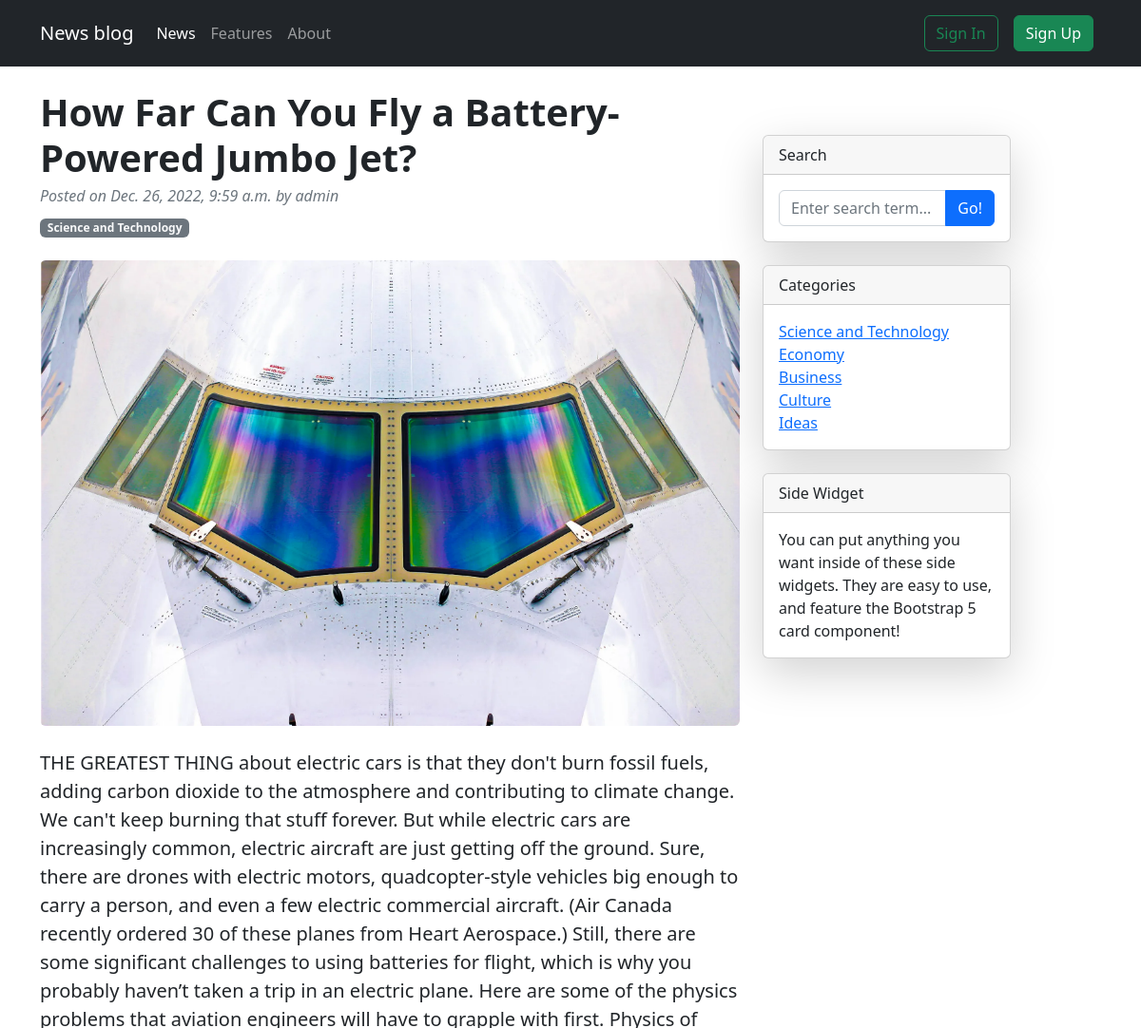
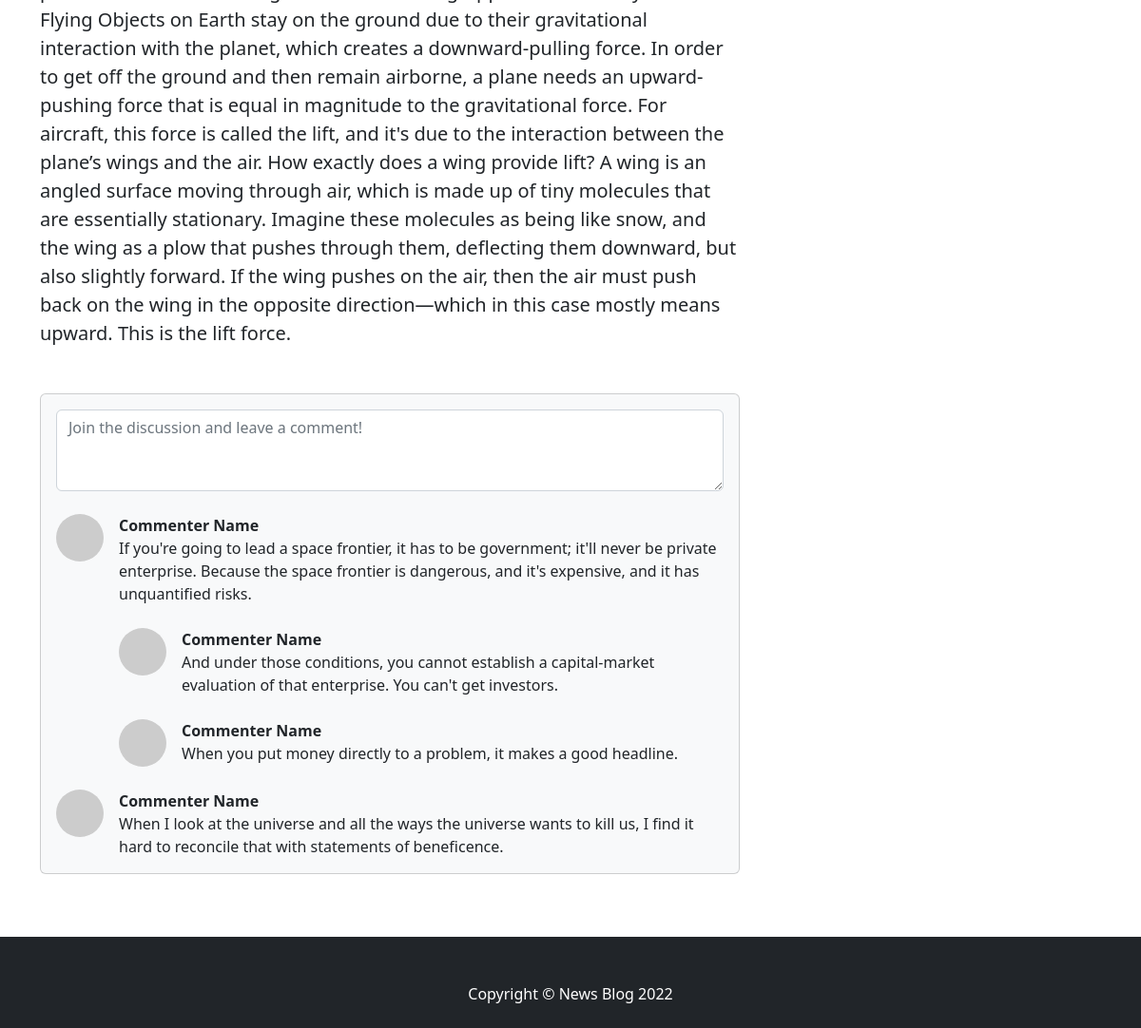
/1/, run on the app's committed database (2 pictures, top to bottom).
### news/models.py (models this page shows, shortened)
class News(models.Model):
    author = models.ForeignKey(User, on_delete=models.CASCADE)
    category = models.ForeignKey(Category, on_delete=models.CASCADE)
    title = models.CharField(max_length=100)
    description = models.CharField(max_length=150)
    image = models.ImageField(upload_to='news/images/')
    article = models.TextField()
    date = models.DateTimeField(auto_now=True)
    class Meta:
        verbose_name_plural = 'News'

class Category(models.Model):
    name = models.CharField(max_length=32)
    class Meta:
        verbose_name_plural = 'Category'
    def __str__(self):
        return self.name

### news/views.py (the view)
# urls.py: path('<int:news_pk>/', news_views.article, name='article'),
def article(request, news_pk):
    categories = Category.objects.all()
    try:
        news = News.objects.get(pk=news_pk)
        context = {'page_name': news.title, 'news': news, 'categories': categories}
        return render(request, template_name='article.html', context=context)
    except News.DoesNotExist:
        context = {'page_name': 'Does Not Exist', 'categories': categories, 'error': 'This article does not exist'}
        return render(request, template_name='article.html', context=context)

### news/templates/article.html (shortened to what this page needs)
{% extends 'base.html' %}
{% block content %}
{% if news %}
        <div class="container mt-4 mb-4">
            <div class="row">
                <div class="col-lg-8">
                    <article>
                        <header class="mb-4">
                            <h1 class="fw-bolder mb-1">{{ news.title }}</h1>
                            <div class="text-muted fst-italic mb-2">Posted on {{ news.date }} by {{ news.author }}</div>
                            <a class="badge bg-secondary text-decoration-none link-light" href="#!">{{ news.category }}</a>
                        </header>
                        <figure class="mb-4"><img class="img-fluid rounded" src="{{ news.image.url }}" alt="..." /></figure>
                        <section class="mb-5">
                            <p class="fs-5 mb-4">{{ news.article }}</p>
                        </section>
                    </article>
                    <section class="mb-5">
                        <div class="card bg-light">
                            <div class="card-body">
                                <form class="mb-4"><textarea class="form-control" rows="3" placeholder="Join the discussion and leave a comment!"></textarea></form>
                                <div class="d-flex mb-4">
                                    <div class="flex-shrink-0"><img class="rounded-circle" src="https://dummyimage.com/50x50/ced4da/6c757d.jpg" alt="..." /></div>
                                    <div class="ms-3">
                                        <div class="fw-bold">Commenter Name</div>
                                        If you're going to lead a space frontier, it has to be government; it'll never be private enterprise. Because the space frontier is dangerous, and it's expensive, and it has unquantified risks.
                                        <div class="d-flex mt-4">
                                            <div class="flex-shrink-0"><img class="rounded-circle" src="https://dummyimage.com/50x50/ced4da/6c757d.jpg" alt="..." /></div>
                                            <div class="ms-3">
                                                <div class="fw-bold">Commenter Name</div>
                                                And under those conditions, you cannot establish a capital-market evaluation of that enterprise. You can't get investors.
                                            </div>
                                        </div>
                                        <div class="d-flex mt-4">
                                            <div class="flex-shrink-0"><img class="rounded-circle" src="https://dummyimage.com/50x50/ced4da/6c757d.jpg" alt="..." /></div>
                                            <div class="ms-3">
                                                <div class="fw-bold">Commenter Name</div>
                                                When you put money directly to a problem, it makes a good headline.
                                            </div>
                                        </div>
                                    </div>
                                </div>
                                <div class="d-flex">
                                    <div class="flex-shrink-0"><img class="rounded-circle" src="https://dummyimage.com/50x50/ced4da/6c757d.jpg" alt="..." /></div>
                                    <div class="ms-3">
                                        <div class="fw-bold">Commenter Name</div>
                                        When I look at the universe and all the ways the universe wants to kill us, I find it hard to reconcile that with statements of beneficence.
                                    </div>
                                </div>
                            </div>
                        </div>
                    </section>
                </div>
{% endif %}
                <div class="col-lg-3 mt-5">
                    <div class="card mb-4 shadow-lg">
                        <div class="card-header">Search</div>
                        <div class="card-body">
                            <div class="input-group">
                                <input class="form-control" type="text" placeholder="Enter search term..." aria-label="Enter search term..." aria-describedby="button-search" />
                                <button class="btn btn-primary" id="button-search" type="button">Go!</button>
                            </div>
                        </div>
                    </div>
                    <div class="card mb-4 shadow-lg">
                    <div class="card-header">Categories</div>
                    <div class="card-body">
                        <div class="row">
                            <div class="col">
                                <ul class="list-unstyled mb-0">
                                    {% for cat in categories %}
                                    <li><a href="{% url 'news' cat.id %}">{{ cat }}</a></li>
                                    {% endfor %}
                                </ul>
                            </div>
                        </div>
                    </div>
                </div>
                    <div class="card mb-4 shadow-lg">
                        <div class="card-header">Side Widget</div>
                        <div class="card-body">You can put anything you want inside of these side widgets. They are easy to use, and feature the Bootstrap 5 card component!</div>
                    </div>
                </div>
            </div>
        </div>
{% endblock %}

### static/css/style.css (style rules this page uses)
* { margin: 0; padding: 0; }
html, body { height: 100%; }

### data on the page
News: title "How Far Can You Fly a Battery-Powered Jumbo Jet?", date "Dec. 26, 2022, 9:59 a.m.", author "admin", category "Science and Technology", image (picture), article "THE GREATEST THING about electric cars is that they don't burn fossil fuels, adding carbon dioxide to the atmosphere and contributing to climate change. We can't keep burning that stuff forever. But while electric cars are increasingly common, electric aircraft are just getting off the ground. Sure, there are drones with electric motors, quadcopter-style vehicles big enough to carry a person, and even a few electric commercial aircraft. (Air Canada recently ordered 30 of these planes from Heart Aerospace.) Still, there are some significant challenges to using batteries for flight, which is why you probably haven’t taken a trip in an electric plane. Here are some of the physics problems that…"
Category: name "Science and Technology"
Category: name "Economy"
Category: name "Business"
Category: name "Culture"
Category: name "Ideas"
